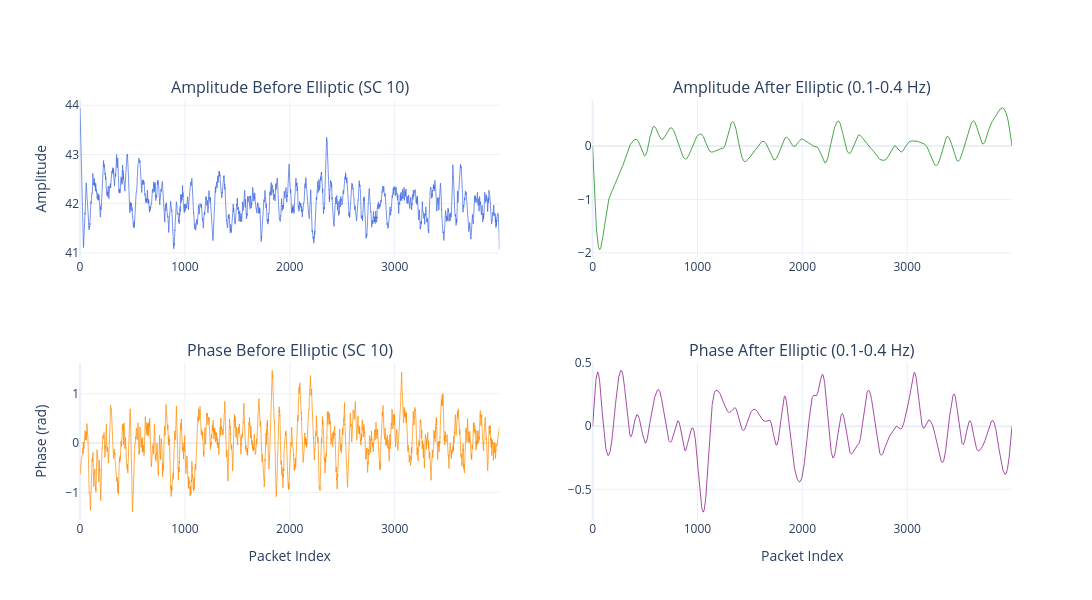

Notebook code cell kept with this figure:
### Code cell
import plotly.graph_objects as go
from plotly.subplots import make_subplots
import numpy as np

# Hiển thị Elliptic filter effect trên subcarrier 10
ts_df = ts_all[SUBCARRIER_INDEX]
packet_idx = np.arange(len(ts_df))

amp_before = ts_df['amp_sg'].values if 'amp_sg' in ts_df.columns else ts_df['amp_hampel'].values
phs_before = ts_df['phase_sg'].values if 'phase_sg' in ts_df.columns else ts_df['phase_hampel'].values

fig = make_subplots(rows=2, cols=2,
                    subplot_titles=[
                        f"Amplitude Before Elliptic (SC {SUBCARRIER_INDEX})",
                        "Amplitude After Elliptic (0.1-0.4 Hz)",
                        f"Phase Before Elliptic (SC {SUBCARRIER_INDEX})",
                        "Phase After Elliptic (0.1-0.4 Hz)",
                    ])

fig.add_trace(go.Scatter(x=packet_idx, y=amp_before, mode='lines',
                          line=dict(color='royalblue', width=1), opacity=0.7,
                          showlegend=False), row=1, col=1)
fig.add_trace(go.Scatter(x=packet_idx, y=ts_df['amp_ellip'], mode='lines',
                          line=dict(color='green', width=1), opacity=0.7,
                          showlegend=False), row=1, col=2)
fig.add_trace(go.Scatter(x=packet_idx, y=phs_before, mode='lines',
                          line=dict(color='darkorange', width=1), opacity=0.7,
                          showlegend=False), row=2, col=1)
fig.add_trace(go.Scatter(x=packet_idx, y=ts_df['phase_ellip'], mode='lines',
                          line=dict(color='purple', width=1), opacity=0.7,
                          showlegend=False), row=2, col=2)

fig.update_yaxes(title_text="Amplitude", row=1, col=1)
fig.update_yaxes(title_text="Phase (rad)", row=2, col=1)
fig.update_xaxes(title_text="Packet Index", row=2, col=1)
fig.update_xaxes(title_text="Packet Index", row=2, col=2)
fig.update_layout(height=600, width=1200, showlegend=False,
                  template='plotly_white')
fig.show()

### Figure 1 — Plotly figure (JSON) as saved in the notebook; plotly's stock layout.template omitted (floating-point values rounded to 4 significant figures; data arrays with more than 128 entries replaced by an {"elided": "..."} marker saying what was removed)
{"data": [{"line": {"color": "royalblue", "width": 1}, "mode": "lines", "opacity": 0.7, "showlegend": false, "type": "scatter", "x": {"elided": "4000 int values"}, "xaxis": "x", "y": {"elided": "4000 float values"}, "yaxis": "y"}, {"line": {"color": "green", "width": 1}, "mode": "lines", "opacity": 0.7, "showlegend": false, "type": "scatter", "x": {"elided": "4000 int values"}, "xaxis": "x2", "y": {"elided": "4000 float values"}, "yaxis": "y2"}, {"line": {"color": "darkorange", "width": 1}, "mode": "lines", "opacity": 0.7, "showlegend": false, "type": "scatter", "x": {"elided": "4000 int values"}, "xaxis": "x3", "y": {"elided": "4000 float values"}, "yaxis": "y3"}, {"line": {"color": "purple", "width": 1}, "mode": "lines", "opacity": 0.7, "showlegend": false, "type": "scatter", "x": {"elided": "4000 int values"}, "xaxis": "x4", "y": {"elided": "4000 float values"}, "yaxis": "y4"}], "layout": {"annotations": [{"font": {"size": 16}, "showarrow": false, "text": "Amplitude Before Elliptic (SC 10)", "x": 0.225, "xanchor": "center", "xref": "paper", "y": 1, "yanchor": "bottom", "yref": "paper"}, {"font": {"size": 16}, "showarrow": false, "text": "Amplitude After Elliptic (0.1-0.4 Hz)", "x": 0.775, "xanchor": "center", "xref": "paper", "y": 1, "yanchor": "bottom", "yref": "paper"}, {"font": {"size": 16}, "showarrow": false, "text": "Phase Before Elliptic (SC 10)", "x": 0.225, "xanchor": "center", "xref": "paper", "y": 0.375, "yanchor": "bottom", "yref": "paper"}, {"font": {"size": 16}, "showarrow": false, "text": "Phase After Elliptic (0.1-0.4 Hz)", "x": 0.775, "xanchor": "center", "xref": "paper", "y": 0.375, "yanchor": "bottom", "yref": "paper"}], "height": 600, "showlegend": false, "width": 1200, "xaxis": {"anchor": "y", "domain": [0, 0.45]}, "xaxis2": {"anchor": "y2", "domain": [0.55, 1]}, "xaxis3": {"anchor": "y3", "domain": [0, 0.45], "title": {"text": "Packet Index"}}, "xaxis4": {"anchor": "y4", "domain": [0.55, 1], "title": {"text": "Packet Index"}}, "yaxis": {"anchor": "x", "domain": [0.625, 1], "title": {"text": "Amplitude"}}, "yaxis2": {"anchor": "x2", "domain": [0.625, 1]}, "yaxis3": {"anchor": "x3", "domain": [0, 0.375], "title": {"text": "Phase (rad)"}}, "yaxis4": {"anchor": "x4", "domain": [0, 0.375]}}}
